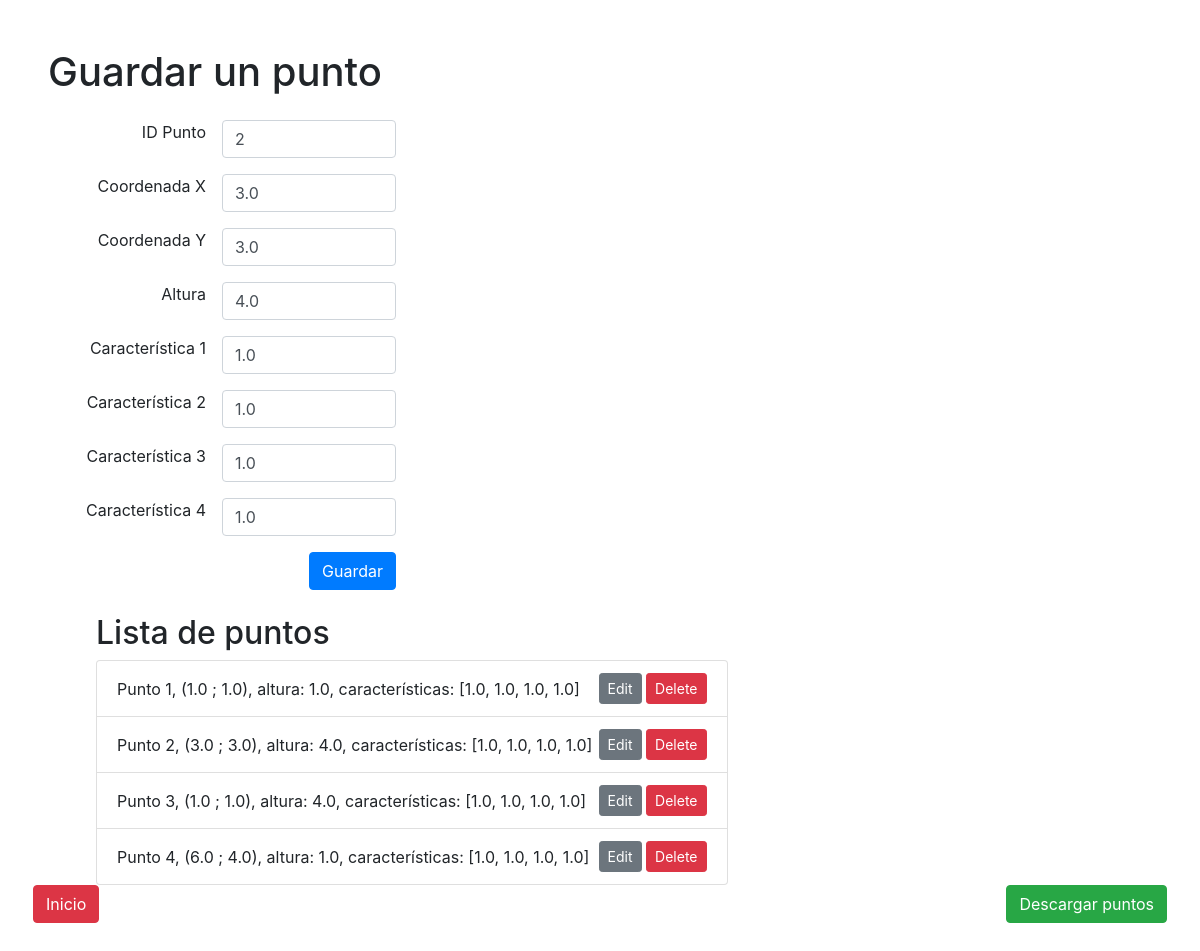
The app's page /create_point/2/ with its own data.
### myapp/models.py (models this page shows, shortened)
class Point(models.Model):
    x = models.FloatField()
    y = models.FloatField()
    height = models.FloatField()
    point_id = models.IntegerField(unique=True)
    characteristics = models.JSONField(default=list)

### myapp/views.py (the view)
# urls.py: path('create_point/', views.create_point, name='create_point'),
def create_point(request, point_id=None):
    if point_id:
        point = get_object_or_404(Point, id=point_id)
    else:
        point = None
    if request.method == 'POST':
        form = PointForm(request.POST, instance=point)
        if form.is_valid():
            form.save()
            return JsonResponse({'success': True})
        else:
            return JsonResponse({'success': False, 'errors': form.errors})
    else:
        form = PointForm(instance=point)
    points = Point.objects.all()
    return render(request, 'create_point.html', {'form': form, 'points': points, 'point': point})

### myapp/forms.py (shortened to what this page needs)
class PointForm(forms.ModelForm):
    characteristic_1 = forms.FloatField(label='Characteristic 1', validators=[validate_decimal_range])
    characteristic_2 = forms.FloatField(label='Characteristic 2', validators=[validate_decimal_range])
    characteristic_3 = forms.FloatField(label='Characteristic 3', validators=[validate_decimal_range])
    characteristic_4 = forms.FloatField(label='Characteristic 4', validators=[validate_decimal_range])
    class Meta:
        model = Point
        fields = ['x', 'y', 'height', 'point_id']
    def __init__(self, *args, **kwargs):
        super(PointForm, self).__init__(*args, **kwargs)
        if self.instance and self.instance.characteristics:
            characteristics = self.instance.characteristics
            self.fields['characteristic_1'].initial = characteristics[0] if len(characteristics) > 0 else None
            self.fields['characteristic_2'].initial = characteristics[1] if len(characteristics) > 1 else None
            self.fields['characteristic_3'].initial = characteristics[2] if len(characteristics) > 2 else None
            self.fields['characteristic_4'].initial = characteristics[3] if len(characteristics) > 3 else None

### myapp/templates/create_point.html (shortened to what this page needs)
<!DOCTYPE html>
<html>
<head>
    <link href="https://stackpath.bootstrapcdn.com/bootstrap/4.5.2/css/bootstrap.min.css" rel="stylesheet">
    {% load widget_tweaks %}
</head>
<body class="m-5">
    <div class="row">
        <div class="col-md-4 mr-5">
            <h1 class="mb-4">Guardar un punto</h1>
            <form method="post" action="{% if point %}{% url 'edit_point' point.id %}{% else %}{% url 'create_point' %}{% endif %}" onsubmit="handleFormSubmit(event)" class="mb-4 text-right">
                <div class="form-group d-flex justify-content-end">
                    <label class="mr-3" for="id_point_id">ID Punto</label>
                    {{ form.point_id|add_class:"form-control w-50" }}
                </div>
                <div class="form-group d-flex justify-content-end">
                    <label class="mr-3" for="id_x">Coordenada X</label>
                    {{ form.x|add_class:"form-control w-50" }}
                </div>
                <div class="form-group d-flex justify-content-end">
                    <label class="mr-3" for="id_y">Coordenada Y</label>
                    {{ form.y|add_class:"form-control w-50" }}
                </div>
                <div class="form-group d-flex justify-content-end">
                    <label class="mr-3" for="id_height">Altura</label>
                    {{ form.height|add_class:"form-control w-50" }}
                </div>
                <div class="form-group d-flex justify-content-end">
                    <label class="mr-3" for="id_characteristic_1">Característica 1</label>
                    {{ form.characteristic_1|add_class:"form-control w-50" }}
                </div>
                <div class="form-group d-flex justify-content-end">
                    <label class="mr-3" for="id_characteristic_2">Característica 2</label>
                    {{ form.characteristic_2|add_class:"form-control w-50" }}
                </div>
                <div class="form-group d-flex justify-content-end">
                    <label class="mr-3" for="id_characteristic_3">Característica 3</label>
                    {{ form.characteristic_3|add_class:"form-control w-50" }}
                </div>
                <div class="form-group d-flex justify-content-end">
                    <label class="mr-3" for="id_characteristic_4">Característica 4</label>
                    {{ form.characteristic_4|add_class:"form-control w-50" }}
                </div>
                <button type="submit" class="btn btn-primary">Guardar</button>
            </form>
        </div>
        <div class="col-md-7 ml-5">
            <h2>Lista de puntos</h2>
            <ul class="list-group">
                {% for point in points %}
                    <li class="list-group-item d-flex justify-content-between align-items-center">
                        Punto {{ point.point_id }}, ({{ point.x }} ; {{ point.y }}), altura: {{ point.height }}, características: {{ point.characteristics }}
                        <span>
                            <a href="{% url 'edit_point' point.id %}" class="btn btn-secondary btn-sm">Edit</a>
                            <a href="#" onclick="handleDelete(event, {{ point.id }})" class="btn btn-danger btn-sm">Delete</a>
                        </span>
                    </li>
                {% endfor %}
            </ul>
        </div>
        <div class="d-flex justify-content-between w-100">
            <button class="btn btn-danger" onclick="window.location.href='http://127.0.0.1:8000/'">Inicio</button>
            <button class="btn btn-success" onclick="guardarPuntos()">Descargar puntos</button>
        </div>
    </div>
</body>
</html>

### records on screen
Point: point_id "2", x "3.0", y "3.0", height "4.0", characteristics "[1.0, 1.0, 1.0, 1.0]"
Point: point_id "1", x "1.0", y "1.0", height "1.0", characteristics "[1.0, 1.0, 1.0, 1.0]"
Point: point_id "3", x "1.0", y "1.0", height "4.0", characteristics "[1.0, 1.0, 1.0, 1.0]"
Point: point_id "4", x "6.0", y "4.0", height "1.0", characteristics "[1.0, 1.0, 1.0, 1.0]"
